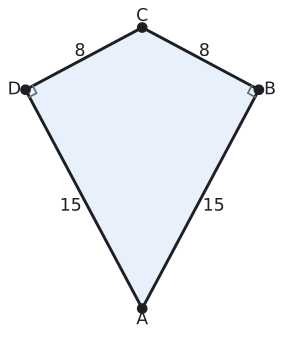

Python code for this plot:
import sys; sys.path.insert(0, "tools")
from cizim import *

P = lambda x, y: np.array([float(x), float(y)])
uz = lambda U, V: round(float(np.linalg.norm(U - V)), 4)
def acisi(K, U, V):
    u, v = U - K, V - K
    return round(float(np.degrees(np.arccos(np.dot(u, v) / np.linalg.norm(u) / np.linalg.norm(v)))), 3)
def birim(U, V):
    t = (V - U) / np.linalg.norm(V - U); return t, np.array([-t[1], t[0]])
def cetik(U, V, n=1, renk=SOLUK, f=0.5):
    M = U + f * (V - U); t, m = birim(U, V)
    for i in range(n):
        c = M + (i - (n - 1) / 2) * 0.2 * S * t
        ax.plot(*zip(c - 0.22 * S * m, c + 0.22 * S * m), color=renk, lw=1.5)
def olcu(U, V, metin, d=0.5, renk=YAZI, fs=13, f=0.5, kutu=False):
    """[UV] üzerinde f oranındaki noktaya, U->V yönünün soluna d*S uzağa yazı (d < 0: sağına)."""
    M = U + f * (V - U); _, m = birim(U, V)
    ax.text(*(M + d * S * m), metin, ha="center", va="center", color=renk, fontsize=fs, zorder=7,
            bbox=dict(facecolor="white", edgecolor="none", pad=1.5) if kutu else None)
def dik_isareti(K, U, V, r=0.4):
    a_ = (U - K) / np.linalg.norm(U - K) * r * S; b_ = (V - K) / np.linalg.norm(V - K) * r * S
    ax.plot(*zip(K + a_, K + a_ + b_, K + b_), color=SOLUK, lw=1.3)
def harf(Q, metin, dx, dy, renk=YAZI, fs=13, kutu=False):
    ax.text(Q[0] + dx * S, Q[1] + dy * S, metin, ha="center", va="center", color=renk, fontsize=fs, zorder=7,
            bbox=dict(facecolor="white", edgecolor="none", pad=1.5) if kutu else None)
def cizgi(U, V, renk=YAZI, lw=2.2, ls="-"):
    ax.plot(*zip(U, V), color=renk, lw=lw, ls=ls)
def basla(xmin, xmax, ymin, ymax, en=5.0):
    global fig, ax
    fig, ax = sekil(en, en * (ymax - ymin) / (xmax - xmin))
    ax.set_aspect("equal"); ax.axis("off"); ax.set_xlim(xmin, xmax); ax.set_ylim(ymin, ymax)
def cokgen(noktalar, dolgu=None, kenar=YAZI, lw=2.2):
    if dolgu: ax.add_patch(patches.Polygon(noktalar, closed=True, facecolor=dolgu, edgecolor="none"))
    ax.plot(*zip(*(list(noktalar) + [noktalar[0]])), color=kenar, lw=lw)
    for Q in noktalar: nokta(ax, *Q, "")
def cerceve(noktalar, kenar=1.0):
    xs = [q[0] for q in noktalar]; ys = [q[1] for q in noktalar]
    return min(xs) - kenar * S, max(xs) + kenar * S, min(ys) - kenar * S, max(ys) + kenar * S
def deltoid(ak, ck, kb):
    """K orijinde; A altta, C üstte, D solda, B sağda. |AB| = |AD|, |CB| = |CD|."""
    return P(0, -ak), P(kb, 0), P(0, ck), P(-kb, 0), P(0, 0)
def koseler(A, B, C, D, r=0.5):
    harf(A, "A", 0, -r); harf(B, "B", r, 0); harf(C, "C", 0, r); harf(D, "D", -r, 0)
def alan_hesap(*Q):
    return round(abs(sum(Q[i][0] * Q[(i + 1) % len(Q)][1] - Q[(i + 1) % len(Q)][0] * Q[i][1] for i in range(len(Q)))) / 2, 4)

# Soru 5: m(ABC) = m(ADC) = 90°, |AB| = |AD| = 15, |CB| = |CD| = 8. |AC| = 17, alan 120.
A, B, C, D, K = deltoid(225 / 17, 64 / 17, 120 / 17)
S = 0.9
print("AB", uz(A, B), "CB", uz(C, B), "AC", uz(A, C), "B", acisi(B, A, C), "D", acisi(D, A, C), "alan", alan_hesap(A, B, C, D))
basla(*cerceve([A, B, C, D], 1.1), en=3.6)
cokgen([A, B, C, D], MAVI_ACIK); koseler(A, B, C, D, r=0.75)
dik_isareti(B, A, C, r=0.55); dik_isareti(D, A, C, r=0.55)
olcu(A, B, "15", -1.0); olcu(D, A, "15", -1.0); olcu(B, C, "8", -0.55); olcu(C, D, "8", -0.55)
kaydet(fig, __file__)
